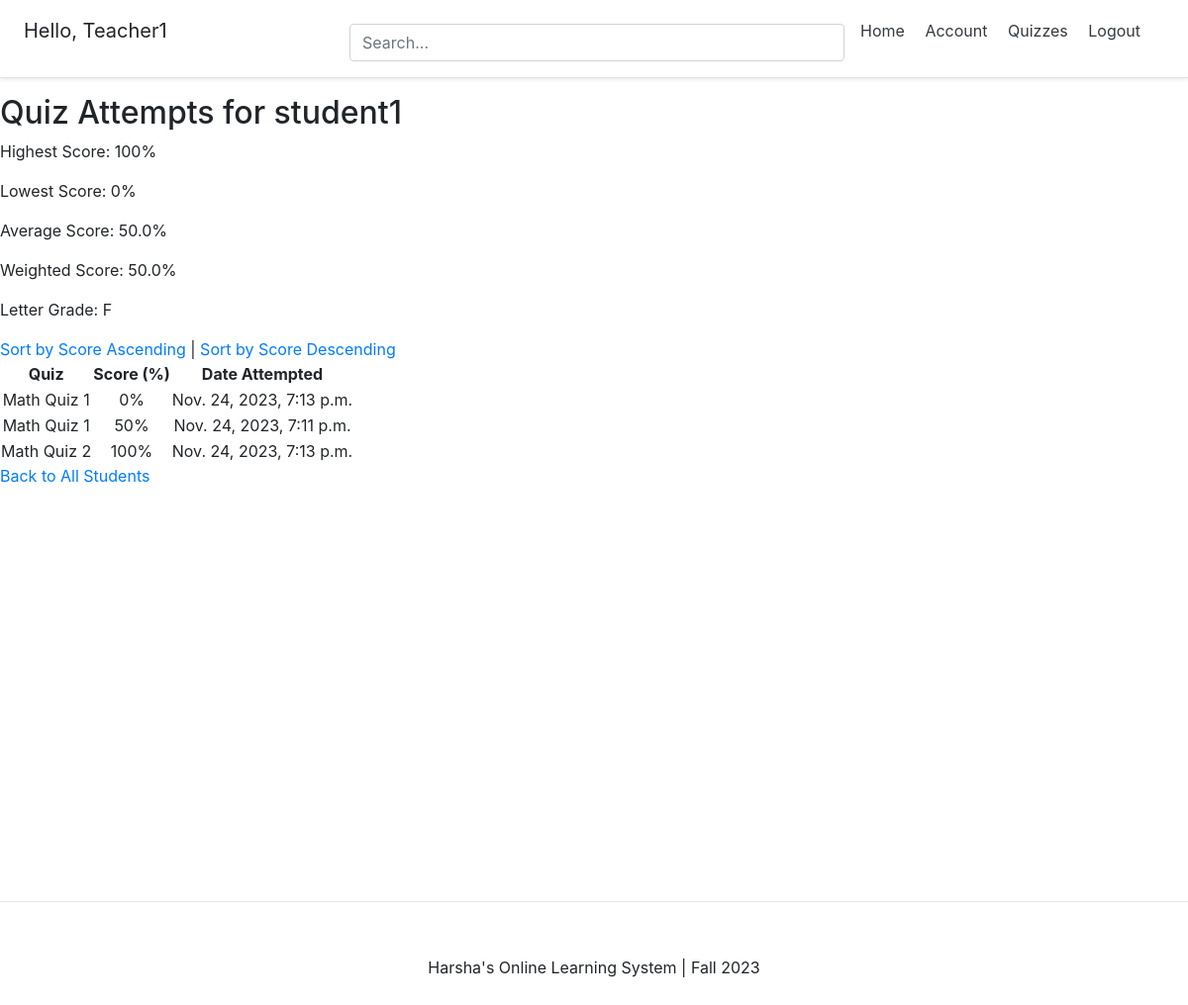
Page /quizzes/student-detail/20/ (signed in) on the earlier database version.
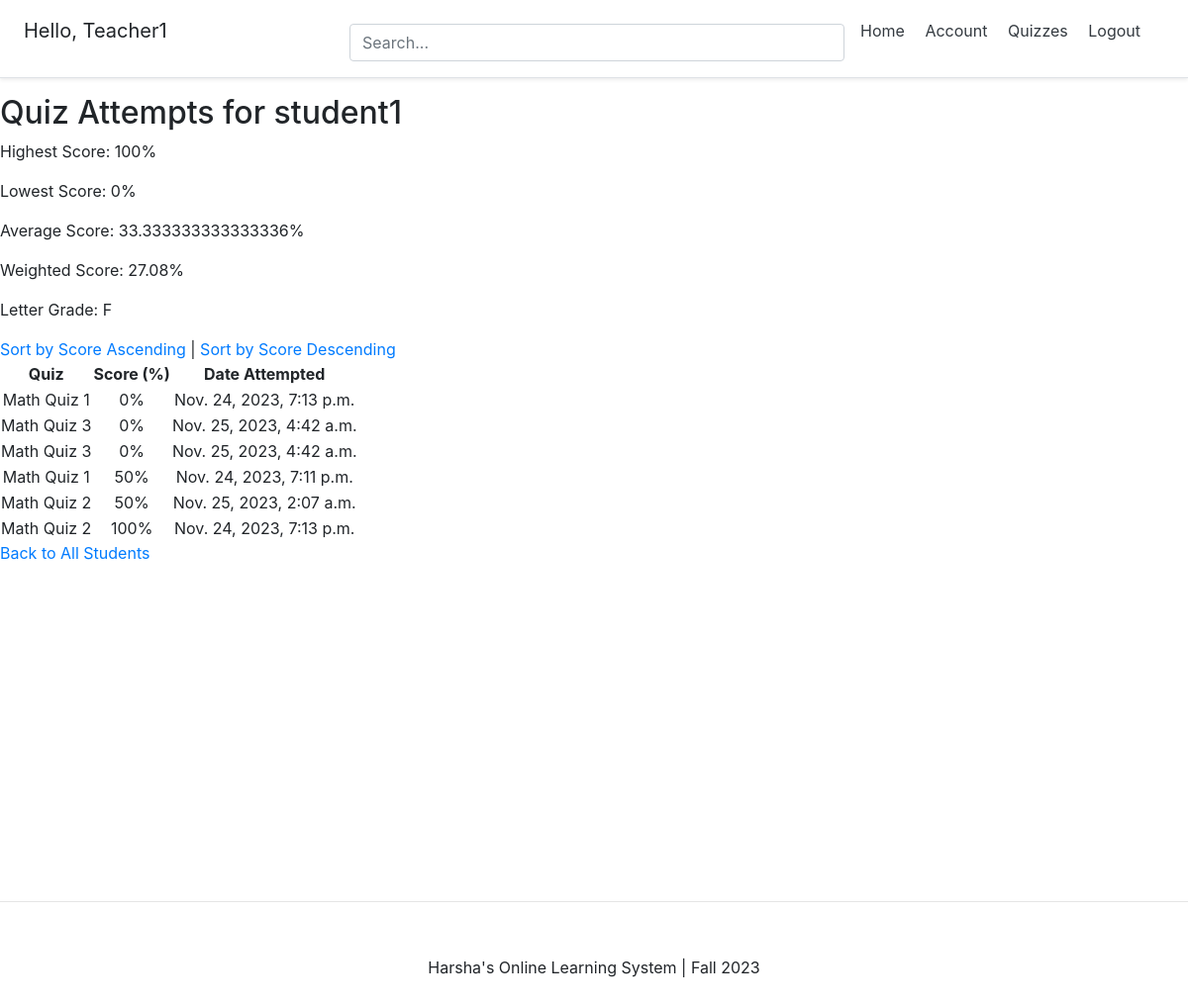
Same page on the later database version.
### account/models.py (models this page shows, shortened)
class Account(AbstractBaseUser):
	email 					= models.EmailField(verbose_name="email", max_length=60, unique=True)
	username 				= models.CharField(max_length=30, unique=True)
	date_joined				= models.DateTimeField(verbose_name='date joined', auto_now_add=True)
	last_login				= models.DateTimeField(verbose_name='last login', auto_now=True)
	is_admin				= models.BooleanField(default=False)
	is_active				= models.BooleanField(default=True)
	is_staff				= models.BooleanField(default=False)
	is_superuser			= models.BooleanField(default=False)
	is_teacher = models.BooleanField(default=False)
	USERNAME_FIELD = 'email'
	REQUIRED_FIELDS = ['username',]
	objects = MyAccountManager()

### quizzes/models.py (models this page shows, shortened)
class Attempt(models.Model):
    quiz = models.ForeignKey(Quiz, on_delete=models.CASCADE, related_name='attempts')
    student = models.ForeignKey(settings.AUTH_USER_MODEL, on_delete=models.CASCADE, related_name='quiz_attempts')
    score = models.IntegerField()
    date_attempted = models.DateTimeField(auto_now_add=True)

class Quiz(models.Model):
    title = models.CharField(max_length=255, unique=True)
    created_by = models.ForeignKey(settings.AUTH_USER_MODEL, on_delete=models.CASCADE)
    description = models.TextField(default='No description provided')

### quizzes/views.py (the view)
# urls.py: path('student-detail/<int:student_id>/', views.student_detail, name='student_detail'),
@login_required
def student_detail(request, student_id):
    if not request.user.is_teacher:
        return redirect('quizzes:quiz_list')
    student = get_object_or_404(Account, id=student_id)
    attempts = Attempt.objects.filter(student=student).select_related('quiz')
    attempts = attempts.annotate(total_questions=Count('quiz__questions'))
    attempts = attempts.annotate(
        percentage_score=100 * F('score') / F('total_questions')
    )
    sort_by = request.GET.get('sort', 'percentage_score')  # Default sort by percentage score
    order = request.GET.get('order', 'asc')
    if order == 'desc':
        sort_by = '-' + sort_by
    attempts = attempts.order_by(sort_by)
    aggregate_values = attempts.aggregate(
        highest_score=Max('percentage_score'),
        lowest_score=Min('percentage_score'),
        average_score=Avg('percentage_score')
    )
    weighted_score = compute_weighted_score(student)
    letter_grade = assign_letter_grade(weighted_score)
    return render(request, 'quizzes/student_detail.html', {
        'student': student,
        'attempts': attempts,
        'highest_score': aggregate_values['highest_score'],
        'lowest_score': aggregate_values['lowest_score'],
        'average_score': aggregate_values['average_score'],
        'weighted_score': weighted_score,
        'letter_grade': letter_grade
    })

### quizzes/views.py (called while the page is built)
def compute_weighted_score(student):
    attempts = Attempt.objects.filter(student=student)
    total_weighted_score = 0
    total_weight = 0
    for attempt in attempts:
        quiz_weight = QuizWeight.objects.get(quiz=attempt.quiz).weight
        total_questions = attempt.quiz.questions.count()
        if total_questions > 0:
            normalized_score = attempt.score / total_questions  # Normalize the score
            total_weighted_score += normalized_score * quiz_weight
        total_weight += quiz_weight
    if total_weight > 0:
        weighted_score_percentage = (total_weighted_score / total_weight) * 100
        return round(weighted_score_percentage, 2)  # Round to 2 decimal places
    else:
        return 0

def assign_letter_grade(weighted_score):
    if weighted_score >= 90:
        return 'A'
    elif weighted_score >= 80:
        return 'B'
    elif weighted_score >= 70:
        return 'C'
    elif weighted_score >= 60:
        return 'D'
    elif weighted_score < 60:
        return 'F'

### templates/quizzes/student_detail.html (shortened to what this page needs)
{% extends 'base.html' %}
{% block content %}
  <h2>Quiz Attempts for {{ student.username }}</h2>
  <p>Highest Score: {{ highest_score }}%</p>
  <p>Lowest Score: {{ lowest_score }}%</p>
  <p>Average Score: {{ average_score }}%</p>
  <p>Weighted Score: {{ weighted_score }}%</p>
  <p>Letter Grade: {{ letter_grade }}</p>
  <a href="?sort=percentage_score&order=asc">Sort by Score Ascending</a> |
  <a href="?sort=percentage_score&order=desc">Sort by Score Descending</a>
  <table>
    <tr>
      <th class="centered">Quiz</th>
      <th class="centered">Score (%)</th>
      <th class="centered">Date Attempted</th>
    </tr>
    {% for attempt in attempts %}
      <tr>
        <td class="centered">{{ attempt.quiz.title }}</td>
        <td class="centered">{{ attempt.percentage_score }}%</td>
        <td class="centered">{{ attempt.date_attempted }}</td>
      </tr>
    {% endfor %}
  </table>
  <a href="{% url 'quizzes:all_students' %}">Back to All Students</a>
{% endblock %}

### templates/base.html (shortened to what this page needs)
<!DOCTYPE html>
<html>
<head>
    {% include 'snippets/header.html' %}
</head>
<body>
    <div class="main">
        {% block content %}
        {% endblock content %}
    </div>
    {% include 'snippets/footer.html' %}
</body>
</html>

### templates/snippets/header.html (shortened to what this page needs)
<link rel="stylesheet" href="https://cdn.jsdelivr.net/npm/bootstrap@4.4.1/dist/css/bootstrap.min.css">
<div class="d-flex flex-column flex-md-row align-items-center p-3 px-md-4 mb-3 bg-white border-bottom shadow-sm">
  <h5 class="my-0 mr-md-auto font-weight-normal">
  	{% if request.user.is_authenticated %}
  	<p>Hello, {{request.user.username}}</p>
  	{% endif %}
  </h5>
  <div class="search-bar mt-sm-2 mr-2">
  	<form method="get">
  		<input type="text" class="form-control" name="q" id="id_q" placeholder="Search...">
  	</form>
  </div>
  <nav class="my-2 my-md-0 mr-md-3">
  	{% if request.user.is_authenticated %}
  		<a class="p-2 text-dark" href="{% url 'home' %}">Home</a>
		<a class="p-2 text-dark" href="{% url 'account' %}">Account</a>
		<a class="p-2 text-dark" href="{% url 'quizzes:quiz_list' %}">Quizzes</a>
		<a class="p-2 text-dark" href="{% url 'logout' %}">Logout</a></p>
  	{% else %}
  		<a class="p-2 text-dark" href="{% url 'home' %}">Home</a>
  		<a class="p-2 text-dark" href="{% url 'login' %}">Login</a>
		<a class="btn btn-outline-primary" href="{% url 'register' %}">Register</a>
  	{% endif %}
  </nav>
</div>

### templates/snippets/footer.html (shortened to what this page needs)
<hr>
<div class="d-flex flex-row align-items-center footer" >
	<p class="m-auto">Harsha's Online Learning System | Fall 2023</p>
</div>

### templates/snippets/header.html (style rules this page uses)
@media (min-width: 768px) { html { font-size: 16px; } }
.search-bar { max-width: 500px; width: 100%; }
form { width: 100%; }

### templates/snippets/base_css.html (style rules this page uses)
body { background-color: #FFFFFF; }

### templates/base.html (style rules this page uses)
.main { min-height:100vh; height: 100%; }

### templates/quizzes/student_detail.html (style rules this page uses)
.centered { text-align: center; }

### templates/snippets/footer.html (style rules this page uses)
.footer { min-height: 100px; }

Differences in the rows shown:
added Attempt: quiz "Math Quiz 3", percentage_score "0", date_attempted "Nov. 25, 2023, 4:42 a.m."
added Attempt: quiz "Math Quiz 3", percentage_score "0", date_attempted "Nov. 25, 2023, 4:42 a.m."
added Attempt: quiz "Math Quiz 2", percentage_score "50", date_attempted "Nov. 25, 2023, 2:07 a.m."
Other differences:
{{ average_score }}: "50.0" → "33.333333333333336"
{{ weighted_score }}: "50.0" → "27.08"
